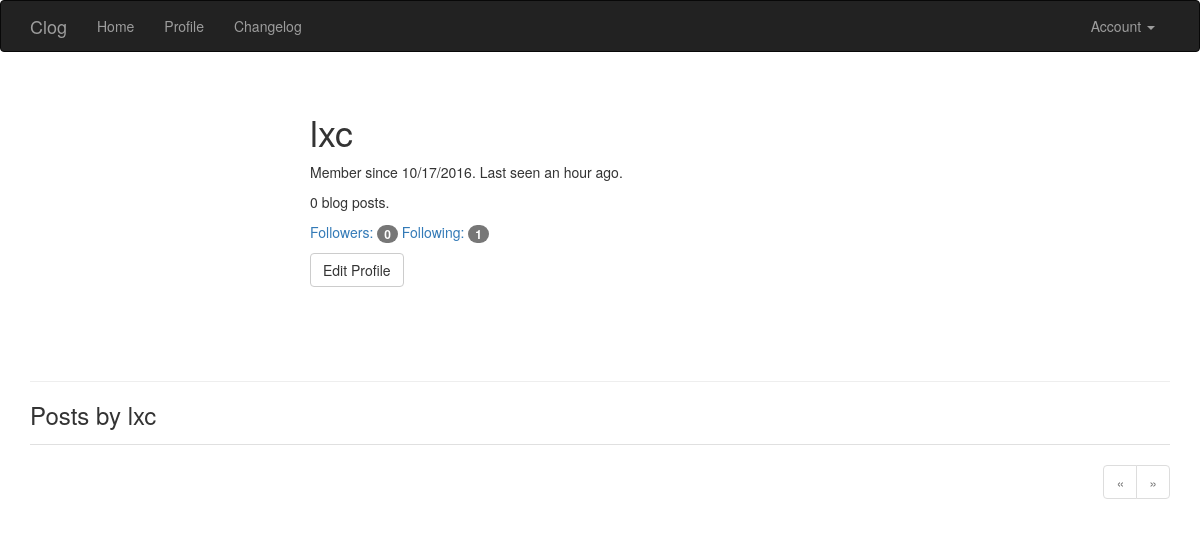
The app's page /user/lxc (signed in), older data.
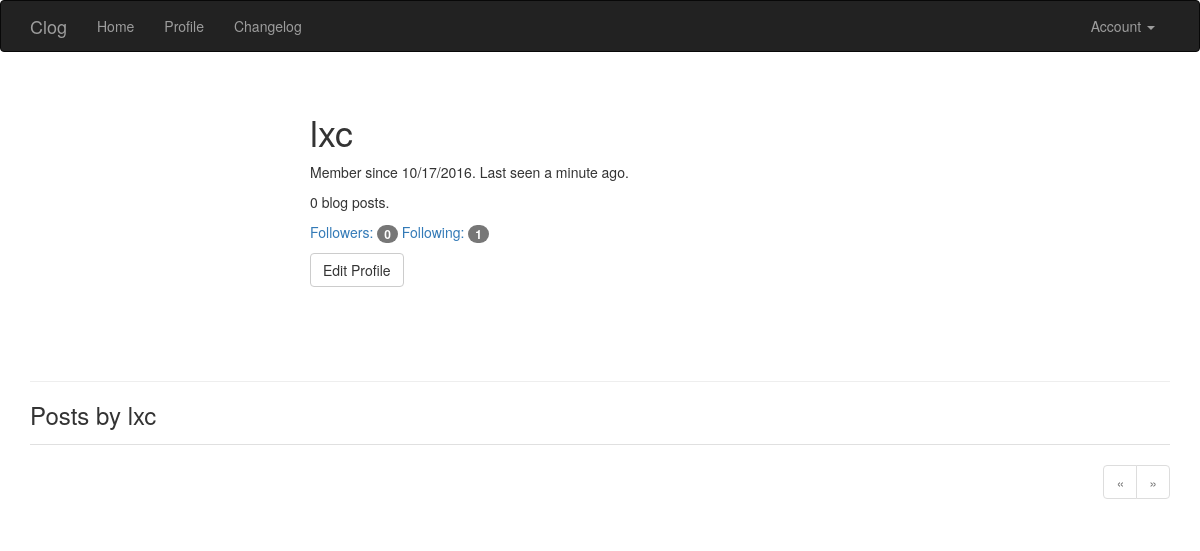
The same page, newer data.
### app/models.py (models this page shows, shortened)
class User(UserMixin, db.Model):
    __tablename__ = 'users'
    id = db.Column(db.Integer, primary_key=True)
    username = db.Column(db.String(64), unique=True, index=True)
    email = db.Column(db.String(64), unique=True, index=True)
    role_id = db.Column(db.Integer, db.ForeignKey('roles.id'))
    password_hash = db.Column(db.String(128))
    confirmed = db.Column(db.Boolean, default=False)
    name = db.Column(db.String(64))
    location = db.Column(db.String(64))
    about_me = db.Column(db.Text)
    member_since = db.Column(db.DateTime(), default=datetime.utcnow)
    last_seen = db.Column(db.DateTime(), default=datetime.utcnow)
    posts = db.relationship('Post', backref='author', lazy='dynamic')
    followed = db.relationship('Follow',
                               foreign_keys=[Follow.follower_id],
                               backref=db.backref('follower', lazy='joined'),
                               lazy='dynamic',
                               cascade='all, delete-orphan')
    followers = db.relationship('Follow',
                                foreign_keys=[Follow.followed_id],
                                backref=db.backref('followed', lazy='joined'),
                                lazy='dynamic',
                                cascade='all, delete-orphan')
    comments = db.relationship('Comment', backref='author', lazy='dynamic')
    def can(self, permissions):
        return self.role is not None and (self.role.permissions & permissions) == permissions
    def is_administrator(self):
        return self.can(Permission.ADMINISTER)
    @property
    def password(self):
        raise AttributeError('password is not a readable attribute')
    def ping(self):
        self.last_seen = datetime.utcnow()
        db.session.add(self)

### app/main/views.py (the view)
@main.route('/user/<username>')
def user(username):
    user = User.query.filter_by(username=username).first()
    if user is None:
        abort(404)
    page = request.args.get('page', 1, type=int)
    pagination = user.posts.order_by(Post.timestamp.desc()).paginate(
        page, per_page=current_app.config['FLASKY_POSTS_PER_PAGE'],
        error_out=False)
    posts = pagination.items
    return render_template('user.html', user=user, posts=posts,
                           pagination=pagination)

### app/auth/views.py (called while the page is built)
@auth.before_app_request
def before_request():
    if current_user.is_authenticated:
        current_user.ping()
        if not current_user.confirmed \
                and request.endpoint[:5] != 'auth.' \
                and request.endpoint != 'static':
            return redirect(url_for('auth.unconfirmed'))

### app/main/__init__.py (called while the page is built)
@main.app_context_processor
def inject_permissions():
    return dict(Permission=Permission)

### app/models.py (called while the page is built)
@login_manager.user_loader
def load_user(user_id):
    return User.query.get(int(user_id))

### app/templates/user.html (shortened to what this page needs)
{% extends "base.html" %}
{% import "_macros.html" as macros %}
{% block page_content %}
<div class="page-header">
    <div class="profile-header">
        <h1>{{ user.username }}</h1>
        <p>Member since {{ moment(user.member_since).format('L') }}. Last seen {{ moment(user.last_seen).fromNow() }}.</p>
        <p>{{ user.posts.count() }} blog posts.</p>
        <p>
            <a href="{{ url_for('.followers', username=user.username) }}">Followers: <span class="badge">{{ user.followers.count() - 1 }}</span></a>
            <a href="{{ url_for('.followed_by', username=user.username) }}">Following: <span class="badge">{{ user.followed.count() - 1 }}</span></a>
        </p>
        <p>
            {% if user == current_user %}
            <a class="btn btn-default" href="{{ url_for('.edit_profile') }}">Edit Profile</a>
            {% endif %}
        </p>
    </div>
</div>
<h3>Posts by {{ user.username }}</h3>
{% include '_posts.html' %}
{% if pagination %}
<div class="pagination">
    {{ macros.pagination_widget(pagination, '.user', username=user.username) }}
</div>
{% endif %}
{% endblock %}

### app/templates/base.html (shortened to what this page needs)
{% extends "bootstrap/base.html" %}
{% block head %}
{{ super() }}
<link rel="stylesheet" type="text/css" href="{{ url_for('static', filename='styles.css') }}">
{% endblock %}
{% block navbar %}
<div class="navbar navbar-inverse" role="navigation">
    <div class="container">
        <div class="navbar-header">
            <a class="navbar-brand" href="{{ url_for('main.index') }}">Clog</a>
        </div>
        <div class="navbar-collapse collapse">
            <ul class="nav navbar-nav">
                <li><a href="{{ url_for('main.index') }}">Home</a></li>
                {% if current_user.is_authenticated %}
                <li><a href="{{ url_for('main.user', username=current_user.username) }}">Profile</a></li>
                {% endif %}
                <li><a href="{{ url_for('main.changelog') }}">Changelog</a></li>
            </ul>
            <ul class="nav navbar-nav navbar-right">
                {% if current_user.is_authenticated %}
                <li class="dropdown">
                    <a href="#" class="dropdown-toggle" data-toggle="dropdown">
                        Account <b class="caret"></b>
                    </a>
                </li>
                {% else %}
                <li><a href="{{ url_for('auth.login') }}">Log In</a></li>
                {% endif %}
            </ul>
        </div>
    </div>
</div>
{% endblock %}
{% block content %}
<div class="container">
    {% block page_content %}{% endblock %}
</div>
{% endblock %}

### app/templates/_macros.html (shortened to what this page needs)
{% macro pagination_widget(pagination, endpoint) %}
<ul class="pagination">
    <li{% if not pagination.has_prev %} class="disabled"{% endif %}>
        <a href="{% if pagination.has_prev %}{{ url_for(endpoint, page=pagination.prev_num, **kwargs) }}{% else %}#{% endif %}">
            &laquo;
        </a>
    </li>
    <li{% if not pagination.has_next %} class="disabled"{% endif %}>
        <a href="{% if pagination.has_next %}{{ url_for(endpoint, page=pagination.next_num, **kwargs) }}{% else %}#{% endif %}">
            &raquo;
        </a>
    </li>
</ul>
{% endmacro %}

### app/templates/_posts.html (shortened to what this page needs)
<ul class="posts">
</ul>

### app/static/styles.css (style rules this page uses)
.profile-header { min-height: 260px; margin-left: 280px; }
ul.posts { list-style-type: none; padding: 0px; margin: 16px 0px 0px 0px; border-top: 1px solid #e0e0e0; }
div.pagination { width: 100%; text-align: right; padding: 0px; margin: 0px; }

Row changes from the older to the newer data that the page shows:
changed User "lxc": last_seen "an hour ago" → "a minute ago"
